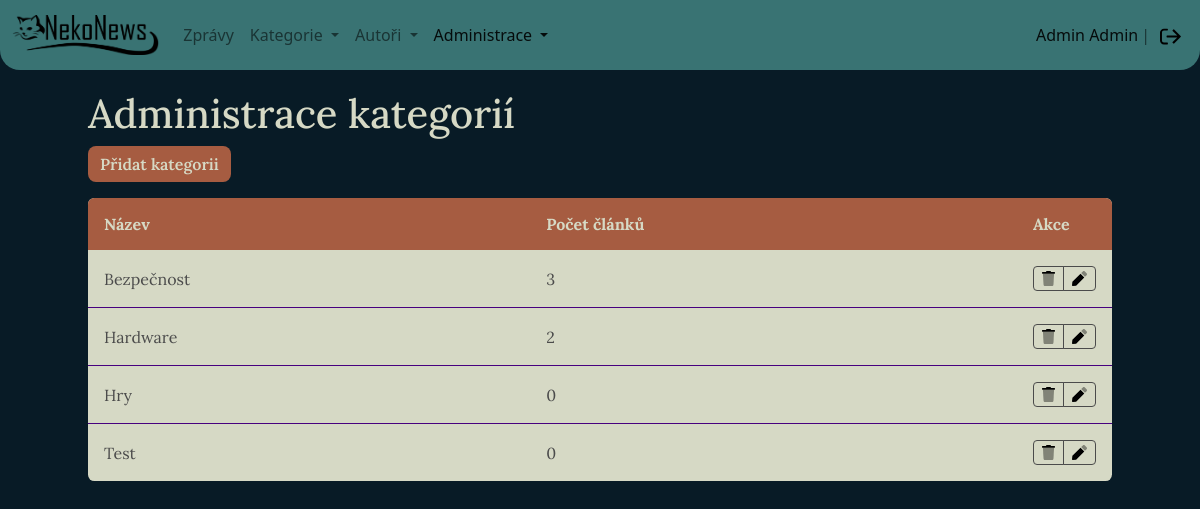
/admin/categories.php (signed in), run on the app's committed database.
### tables this page shows
CREATE TABLE `category` (
                            `id` int(11) NOT NULL,
                            `name` varchar(50) NOT NULL
);

### model/BaseRepository.php (called while the page is built, shortened)
<?php
abstract class BaseRepository
{
    public function __construct(Database $db)
    {
        $this->dbConn = $db;
    }
}

### model/CategoryRepository.php (called while the page is built, shortened)
<?php
class CategoryRepository extends BaseRepository
{
    public function getCategoryTableData()
    {
        $query = '
            SELECT
                ca.name AS name,
                ca.id AS id,
                COUNT(ac.article_id) AS article_count
            FROM category ca
                LEFT JOIN article_category ac ON ac.category_id = ca.id
            GROUP BY name, id
            ORDER BY name ASC
        ';
        return $this->dbConn->selectAll($query);
    }
}

### model/Database.php (called while the page is built, shortened)
<?php
class Database
{
    private $conn;
    public function __construct()
    {
        $this->conn = new PDO('mysql:host=' . self::HOST . ';dbname=' . self::DBNAME,
            self::USER,
            self::PASS, [
                PDO::ATTR_ERRMODE => PDO::ERRMODE_EXCEPTION
            ]);
        $this->conn->query('SET NAMES utf8');
    }
    public function selectAll($sql, $params = [])
    {
        $stmt = $this->execute($sql, $params);
        return $stmt->fetchAll(PDO::FETCH_ASSOC);
    }
    protected function execute($sql, $params)
    {
        $stmt = $this->conn->prepare($sql);
        $stmt->execute($params);
        return $stmt;
    }
}

### admin/categories.php (the view, shortened to what this page needs)
<?php
require_once '../tools/Tools.php';
$db = new Database();
$categoryRepo = new CategoryRepository($db);
$tableData = $categoryRepo->getCategoryTableData()
?>
<html lang="cs">
<head>
    <link rel="stylesheet" href="../source/styles/rwd-table.css">
    <link rel="stylesheet" href="../source/styles/style.css">
</head>
<body>
<?php
require_once '../source/pages/navbar.php';
?>
<main>
    <section class="page-header white-font">
        <h1>Administrace kategorií</h1>
        <a href="category-editor.php">
            <button type="button" class="btn btn-bd-primary">Přidat kategorii</button>
        </a>
    </section>
    <section class="table-container">
        <table class="rwd-table">
            <tr>
                <th>Název</th>
                <th>Počet článků</th>
                <th>Akce</th>
            </tr>
            <?php foreach ($tableData as $row) { ?>
                <tr>
                    <td data-th="Název"><?= $row['name'] ?></td>
                    <td data-th="Počet článků"><?= $row['article_count'] ?></td>
                    <td data-th="Akce" class="action-column">
                        <div class="btn-group btn-group-sm table-edit-buttons" role="group"
                             aria-label="Small button group">
                            <a href="delete.php?from=categories&id=<?= $row['id'] ?>"
                               type="button" class="btn btn-outline-dark btn-delete"
                                <?php if ($row['article_count'] > 0) { ?>
                                    data-bs-toggle="modal" data-bs-target="#exampleModal"
                                <?php } ?>
                            >
                                <img src="../source/icons/trash.svg" alt="smazat" class="table-icon">
                            </a>
                            <a href="category-editor.php?id=<?= $row['id'] ?>" type="button"
                               class="btn btn-outline-dark btn-edit ">
                                <img src="../source/icons/pen.svg" alt="upravit" class="table-icon">
                            </a>
                        </div>
                    </td>
                </tr>
            <?php } ?>
        </table>
    </section>
</main>
</body>
</html>

### source/styles/rwd-table.css (style rules this page uses)
.table-container { display: flex; justify-content: center; }
.rwd-table { margin: 1em 0; min-width: 300px; width: 100%; }
.rwd-table tr { border-bottom: 1px solid #ddd; }
.rwd-table tr:first-child { border: none; }
.rwd-table tr:last-child { border-bottom: none; }
.rwd-table th { display: none; }
.rwd-table td { display: block; }
.rwd-table td:first-child { padding-top: .5em; }
.rwd-table td:last-child { padding-bottom: .5em; }
.rwd-table td:before { content: attr(data-th) ": "; font-weight: bold; width: 6.5em; display: inline-block; }
@media (min-width: 700px) { .rwd-table td:before { display: none; } }
.rwd-table th, .rwd-table td { text-align: left; }
@media (min-width: 700px) { .rwd-table th, .rwd-table td { display: table-cell; padding: .25em .5em; } }
@media (min-width: 700px) { .rwd-table th:first-child, .rwd-table td:first-child { padding-left: 0; } }
@media (min-width: 700px) { .rwd-table th:last-child, .rwd-table td:last-child { padding-right: 0; } }
.rwd-table { background: var(--secondary-font); color: var(--primary-font); border-radius: .4em; overflow: hidden; }
.rwd-table tr { border-color: #47007f; }
.rwd-table th, .rwd-table td { margin: .5em 1em; }
@media (min-width: 700px) { .rwd-table th, .rwd-table td { padding: 1em !important; } }
.rwd-table th, .rwd-table td:before { color: var(--primary-additional); }
.rwd-table th { background-color: var(--primary-additional); color: var(--secondary-font); }

### source/styles/style.css (style rules this page uses)
* { --primary-background: #081B26; --secondary-background: #397373; --primary-font: #4B4B4B; --secondary-font: #D6D9C5; --primary-additional: #A65C41; --secondary-aditional: #8C2C23; }
body { background-color: var(--primary-background); color: var(--primary-font); }
main { font-family: Lora, serif; }
.white-font { color: var(--secondary-font); }
a { outline: none; color: var(--secondary-aditional); }
body { margin: 0; }
main { margin: 25px; }
.table-icon { height: 15px; }
.action-column { width: 50px; }
.btn-outline-dark { border-color: var(--primary-font); }
td a { color: var(--primary-additional); text-decoration: none; }
@media screen and (min-width: 1024px) { main { max-width: 1024px; margin: 20px auto; } }

### data on the page
category: name "Bezpečnost", article_count "3"
category: name "Hardware", article_count "2"
category: name "Hry", article_count "0"
category: name "Test", article_count "0"

### other printed values
$_SESSION['user']['name'] "Admin"
$_SESSION['user']['surname'] "Admin"
